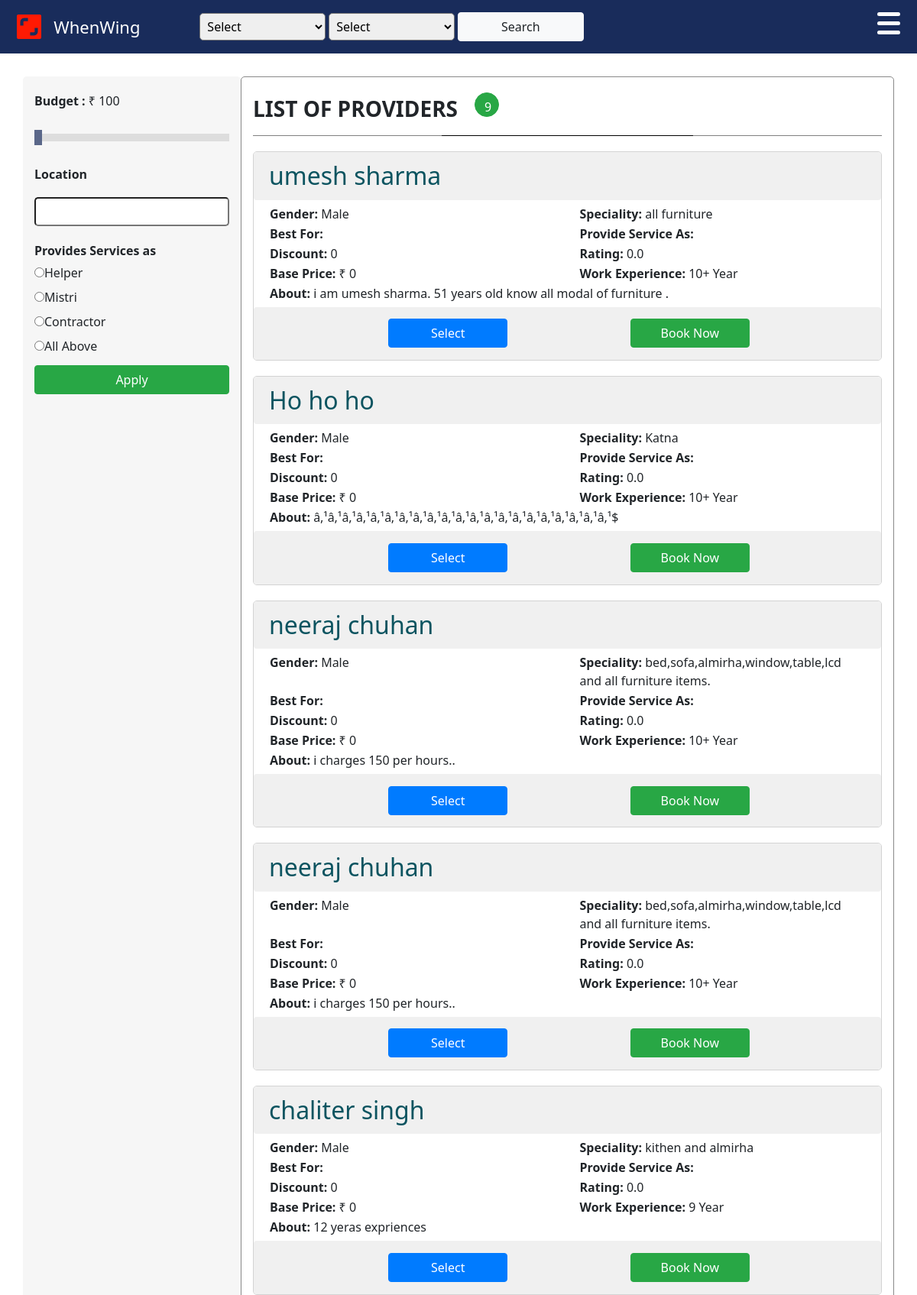
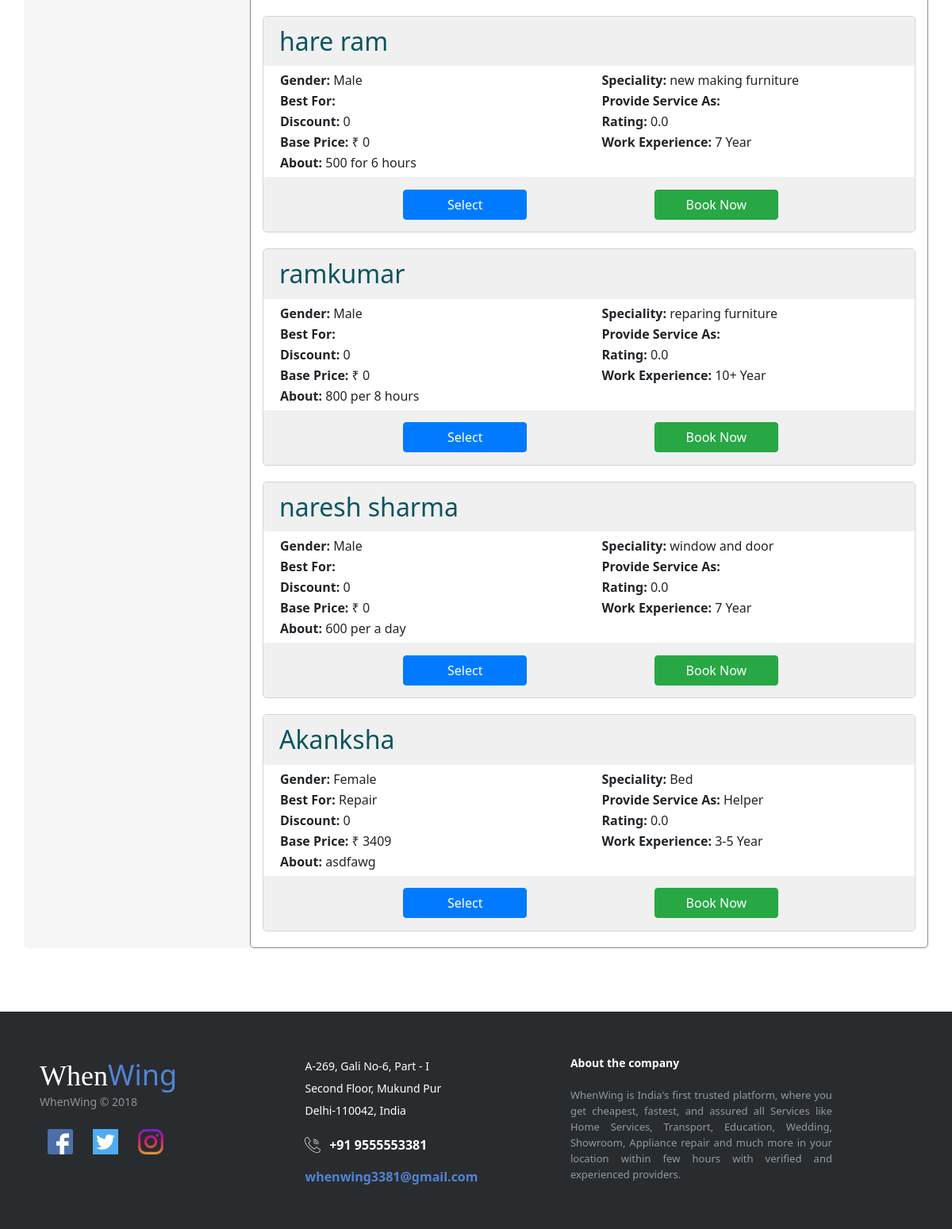
Page /services/home-services/carpenter/index.php on the committed database (2 pictures, top to bottom).
### tables this page shows
CREATE TABLE `ww_provider` (
  `prov_id` int(11) NOT NULL,
  `prov_name` varchar(50) NOT NULL,
  `prov_contact` varchar(15) NOT NULL,
  `email_id` varchar(30) NOT NULL,
  `pwd` varchar(256) NOT NULL,
  `prov_dob` datetime NOT NULL,
  `prov_gender` varchar(6) NOT NULL,
  `prov_addr` varchar(300) NOT NULL,
  `prov_pincode` varchar(6) NOT NULL,
  `prov_state` varchar(30) NOT NULL,
  `prov_field` varchar(100) NOT NULL,
  `prov_service` varchar(100) NOT NULL,
  `prov_spec_1` varchar(100) NOT NULL,
  `prov_spec_2` varchar(100) NOT NULL,
  `prov_spec_3` varchar(100) NOT NULL,
  `prov_spec_4` varchar(100) NOT NULL,
  `prov_workexp` varchar(20) NOT NULL,
  `prov_record` varchar(300) NOT NULL,
  `prov_about` text NOT NULL,
  `prov_price` int(11) NOT NULL,
  `discount` int(11) NOT NULL,
  `rating` float(5,1) NOT NULL,
  `prov_photo` varchar(255) NOT NULL,
  `prov_id_front` varchar(40) NOT NULL,
  `prov_id_bk` varchar(40) NOT NULL,
  `prov_hash` varchar(32) NOT NULL,
  `reg_date` datetime NOT NULL,
  `is_active` int(1) NOT NULL
);

### includes/connect.inc.php (called while the page is built, shortened)
<?php
class DB{
    private $conn;
    private $stmt;
    public function __construct() {
        $this->host = 'localhost';
        $this->user = 'root';
        $this->password = '';
	$this->dbName = 'whenwing';
        $pdo = "mysql:host=" . $this->host . ";dbname=" . $this->dbName;
        $options = array(
            PDO::ATTR_PERSISTENT => false,
            PDO::ATTR_ERRMODE => PDO::ERRMODE_EXCEPTION,
        );
        try {
            $this->conn = new PDO($pdo, $this->user, $this->password, $options);
        }
         catch (PDOException $e) {
            $this->error = $e->getMessage();
        }
    }
    public function query($query){
        $this->stmt = $this->conn->prepare($query);
    }
    public function bind($param, $value, $type = null){
        if (is_null($type)) {
            switch (true) {
                default:
                    $type = PDO::PARAM_STR;
            }
        }
        $this->stmt->bindValue($param, $value, $type);
    }
    public function execute(){
        return $this->stmt->execute();
    }
    public function resultset(){
        $this->execute();
        return $this->stmt->fetchAll(PDO::FETCH_ASSOC);
    }
    public function rowCount(){
        return $this->stmt->rowCount();
    }
    public function terminate(){
        $this->conn = null;
    }
}

### services/templates/get-data-2.php (the view, shortened to what this page needs)
<?php
	require $path['root'].'/includes/connect.inc.php';
	if(isset($_GET['search'])){
		$speciality = $_GET['speciality1'];
		$bestFor = $_GET['speciality2'];
		$db = new DB();
        $db->query("SELECT `prov_id`,`prov_name`, `prov_gender`, `prov_spec_1`, `prov_spec_2`,
		`prov_service_as`, `prov_workexp`, `base_price`, `prov_about`, `prov_photo`
		FROM `ww_provider` WHERE `prov_service`='$profession' and `prov_spec_1` like concat('%','$speciality','%')
		and `prov_spec_2` like concat('%','$bestFor','%') ; ");
        $db->bind(':profession', 'carpenter');
        $exeRes = $db->resultset();
		$count = $db->rowCount();
        $db->terminate();
	}
	else{
		$db = new DB();
        $db->query("SELECT `prov_id`, `prov_name`, `prov_gender`, `prov_spec_1`, `prov_spec_2`, `prov_spec_4`,
		`prov_workexp`, `prov_price`, `prov_about`, `prov_photo`, `discount`, `rating` FROM `ww_provider`
		WHERE `prov_service`='$profession' ; ");
        $db->bind(':profession', 'carpenter');
        $exeRes = $db->resultset();
		$count = $db->rowCount();
	}
?>
<h3><b>LIST OF PROVIDERS&nbsp;&nbsp;&nbsp;</b><button class="btn btn-success" style="width:32px;height:32px;border-radius:50%;margin-top:0px;"><?php echo $count;?></button></h3>
		<div class="outer">
		<div class="inner">
		</div>
		</div>
		<?php
			foreach ($exeRes as $exeResVal){?>
			<div class="col-lg-12" style="border:1px solid #d3d3d3;margin-top:20px;border-radius:5px;">
				<div class="row">
					<h2 class="alert alert-info" style="margin:0px;background:#f0f0f0;border:#fff;width:100%;">
						<?php echo $exeResVal['prov_name'];?>
					</h2>
				</div>
				<div style="padding:5px;">
				<div class="row">
					<div class="col-lg-6" style="border:1px solid #fff;">
						<b>Gender: </b><?php echo $exeResVal['prov_gender'];?>
					</div>
					<div class="col-lg-6" style="border:1px solid #fff;">
						<b>Speciality: </b><?php echo $exeResVal['prov_spec_1'];?>
					</div>
				</div>
				<div class="row">
					<div class="col-lg-6" style="border:1px solid #fff;">
						<b>Best For: </b><?php echo $exeResVal['prov_spec_2'];?>
					</div>
					<div class="col-lg-6" style="border:1px solid #fff;">
						<b>Provide Service As: </b><?php echo $exeResVal['prov_spec_4'];?>
					</div>
				</div>
				<div class="row">
					<div class="col-lg-6" style="border:1px solid #fff;">
						<b>Discount: </b><?php echo $exeResVal['discount'];?>
					</div>
					<div class="col-lg-6" style="border:1px solid #fff;">
						<b>Rating: </b><?php echo $exeResVal['rating'];?>
					</div>
				</div>
				<div class="row">
					<div class="col-lg-6" style="border:1px solid #fff;">
						<b>Base Price: </b> &#8377; <?php echo $exeResVal['prov_price'];?>
					</div>
					<div class="col-lg-6" style="border:1px solid #fff;">
						<b>Work Experience: </b><?php echo $exeResVal['prov_workexp'];?>
					</div>
				</div>
				<div class="row">
					<div class="col-lg-12" style="border:1px solid #fff;">
						<b>About: </b><?php echo $exeResVal['prov_about'];?>
					</div>
				</div>
				</div>
				<div class="row">
					<p class="alert alert-info" style="margin:0px;background:#f0f0f0;padding-top:0px;padding-bottom:0px;border:#fff;width:100%;">
							<a href="/resources/pages/add-order.php?prov_id=<?php echo $exeResVal['prov_id'];?>">
							<button class="btn btn-primary" style="min-width:10%;max-width:20%;margin-left:20%;">Select</button></a>
							<button class="btn btn-success" style="min-width:10%;max-width:20%;margin-left:20%;">Book Now</button>
					</p>
				</div>
			</div>
			<?php
			}
			?>
		</div>
	</div>
	</div>

### services/home-services/carpenter/index.php (shortened to what this page needs)
<?php $path = require $_SERVER['DOCUMENT_ROOT'] . '/config/config-path.php';?>
<!DOCTYPE html>
<html>
<head>
	<?php include $path['root'].'includes/style.inc.php';?>
	<link rel="stylesheet" href="/services/styles/css/stylesheet.css" />
<body>
<?php
	$profession = "Carpenter";
	?>
	<?php include $path['root'].'/services/templates/header-tmpl-2.php';?>
	<div style="width:100%;height:100px;"></div>
	<div class="container" style="border:0px solid #fff;margin:auto;width:100%;">
		<div class="row" style="border:0px solid #000;">
			<div class="col-sm-3 col-md-3 col-lg-3" style="border:0px solid #000;background:#f6f6f6;border-radius:5px;padding-top:20px;padding-bottom:20px;">
				<?php include $path['root'].'/services/templates/filter.php';?>
			</div>
			<div class="col-sm-9 col-md-9 col-lg-9" style="border:1px solid #898989;padding-top:20px;padding-bottom:20px;border-radius:5px;">
				<?php include $path['root'].'services/templates/get-data-2.php';?>
	<?php include $path['root'].'/resources/templates/footer-tmpl.php';?>
</body>
</html>

### includes/style.inc.php (shortened to what this page needs)
<link rel="stylesheet" href="/styles/css/owl.carousel.min.css">
<link rel="stylesheet" href="/styles/css/owl.theme.default.min.css">
<?php
echo '<link href="/styles/css/stylesheet.css" type="text/css" rel="stylesheet">';
echo '<link rel="stylesheet" href="https://maxcdn.bootstrapcdn.com/bootstrap/4.3.1/css/bootstrap.min.css">
';
echo '<link rel="stylesheet" href="https://use.fontawesome.com/releases/v5.1.1/css/all.css">';
?>

### services/templates/header-tmpl-2.php (shortened to what this page needs)
<header>
        <div class="logo-and-name">
            <a href="/">
                <img src="/images/icons/logo.png" class="site-logo">
                <span class="site-name">WhenWing</span>
            </a>
        </div>
		<form style="display:inline-block;width:70%;vertical-align:middle;">
            <select name="speciality1" id="speciality1" style="width:20%;padding:5px;border-radius:5px;vertical-align:middle;">
				<option value="">Select</option>
			</select>
			<select name="speciality2" id="speciality2"  style="width:20%;padding:5px;border-radius:5px;vertical-align:middle;"	>
				<option value="">Select</option>
			</select>
			<input type = "submit" value="Search" name="search" class="btn btn-light" style="width:20%;margin:0px;" >
		</form>
		<div id="dropdown">
			<div id="nav-icon4">
				<span></span>
				<span></span>
				<span></span>
			</div>
		</div>
</header>

### services/templates/filter.php (shortened to what this page needs)
<form>
			<label for="location"><b>Budget :</b> &#8377; </label>
			<span id="demo"></span>
			<br>
				<div class="slidecontainer">
						<input type="range" name="budget" min="100" max="10000" value="5" class="slider" id="myRange">
				</div>
				<label for="location"><b>Location</b></label>
				<input type="text" name="location"  style="width:100%; padding:5px;border-radius:5px;margin-top:10px;margin-bottom:20px; ">
				<label for="Provides Service as" id="prov-service-as-label" class="hidden" style="margin-bottom:5px;"><b>Provides Services as</b></label>
				<div id="wrapper" class="hidden"></div>
				<input type="submit" class="btn btn-success" name="apply" value="Apply" style="width:100%;">
</form>

### resources/templates/footer-tmpl.php
<footer class="footer-one">
<div class="footer-left">
	<h3>When<span>Wing</span></h3>
	<p class="footer-company-name">WhenWing &copy; 2018</p>
	<div class="footer-icons">
		<a href="https://www.facebook.com/Whenwing-287114158550912/"><i class="fb-icon"></i></a>
		<a href="https://twitter.com/Whenwing1"><i class="twitter-icon"></i></a>
		<a href="https://www.instagram.com/whenwing_com/"><i class="insta-icon"></i></a>
	</div>
</div>
<div class="footer-center">
	<div>
		<p><span>A-269, Gali No-6, Part - I <br>Second Floor, Mukund Pur <br>Delhi-110042, India</span></p>
	</div>
	<div class="cont-w">
		<i class="contact-icon"></i>
		<p>+91 9555553381</p>
	</div>
	<div>
		<p><a href="mailto:whenwing3381@gmail.com">whenwing3381@gmail.com</a></p>
	</div>
</div>
<div class="footer-right">
	<p class="footer-company-about">
		<span>About the company</span>
		WhenWing is India's first trusted platform, where you get cheapest, fastest, and assured all Services like Home Services, Transport, Education, Wedding, Showroom, Appliance repair and much more in your location within few hours with verified and experienced providers.
	</p>
</div>
</footer>

### styles/css/stylesheet.css (style rules this page uses)
* { margin: 0; padding: 0; font-family: Segoe, "Segoe UI", "DejaVu Sans", "Trebuchet MS", Verdana, sans-serif; list-style: none; text-decoration: none; box-sizing: border-box; }
body { background: #efefef; }
header { background: #192c5b; padding: 5%; position: fixed; top: 0; z-index: 200; width: 100%; }
.logo-and-name { display: inline-block; width: 90%; vertical-align: middle; margin-left: 10px; }
.site-name { color: #FFF; font-size: 22px; display: inline-block; vertical-align: middle; margin-left: 12px; }
.site-logo { display: inline-block; vertical-align: middle; }
.btn { display: block; padding: 4%; margin: 5% auto; width: 50%; background: #1a2c5b; color: #FFF; border: none; border-radius: 2px; text-align: center; cursor: pointer; }
.footer-one { background-color: #292c2f; box-shadow: 0 1px 1px 0 rgba(0, 0, 0, 0.12); box-sizing: border-box; width: 100%; text-align: left; font: bold 16px sans-serif; padding: 55px 50px; margin-top: 80px; }
.footer-one .footer-left, .footer-one .footer-center, .footer-one .footer-right { display: inline-block; vertical-align: top; }
.footer-one .footer-left { width: 30%; }
.footer-one h3 { color: #ffffff; font: normal 36px 'Cookie', cursive; margin: 0; }
.footer-one h3 span { color: #5383d3; }
.footer-one .footer-company-name { color: #8f9296; font-size: 14px; font-weight: normal; margin: 0; }
.footer-one .footer-center { width: 30%; }
.footer-one .footer-center p { display: inline-block; color: #ffffff; vertical-align: middle; margin: 0; }
.footer-one .footer-center p span { display: block; font-weight: normal; font-size: 14px; line-height: 2; }
.footer-one .footer-center p a { color: #5383d3; text-decoration: none; ; }
.footer-one .footer-right { width: 30%; }
.footer-one .footer-company-about { line-height: 20px; color: #92999f; font-size: 13px; font-weight: normal; margin: 0; text-align: justify; }
.footer-one .footer-company-about span { display: block; color: #ffffff; font-size: 14px; font-weight: bold; margin-bottom: 20px; }
.footer-one .footer-icons { margin-top: 25px; }
.footer-icons i { display: inline-block; width: 32px; height: 32px; padding: 5% 8%; }
.footer-icons .fb-icon { background: url("../../images/icons/fb-icon.png") no-repeat center; }
.footer-icons .twitter-icon { background: url("../../images/icons/twitter-icon.png") no-repeat center; }
.footer-icons .insta-icon { background: url("../../images/icons/insta-icon.png") no-repeat center; }
.cont-w { padding: 5% 0; }
.footer-center i { display: inline-block; width: 20px; height: 20px; background-size: cover; vertical-align: middle; margin-right: 2%; }
.contact-icon { background: url("../../images/icons/contact-icon.png") no-repeat center; }
@media (min-width: 990px) { header { padding: 16px 1%; z-index: 500; } }
@media (min-width: 990px) { .logo-and-name { width: 20%; } }
@media (min-width: 990px) { .btn { padding: 2%; margin: 2% auto; width: 40%; } }
.slidecontainer { width: 100%; padding-top:15px; padding-bottom:25px; }
.slider { -webkit-appearance: none; width: 100%; height: 10px; background: #d3d3d3; outline: none; opacity: 0.7; -webkit-transition: .2s; transition: opacity .2s; }
.outer { width: 100%; height: 1px; margin: auto; position: relative; overflow: hidden; background:grey; }
.inner { position: absolute; width:40%; height: 100%; background: #000; left: 30%; box-shadow: 0px 0px 30px 20px grey; }

### rows in the picture
ww_provider: prov_name "umesh sharma", prov_gender "Male", prov_spec_1 "all furniture", discount "0", rating "0.0", prov_price "0", prov_workexp "10+ Year", prov_about "i am umesh sharma. 51 years old know all modal of furniture ."
ww_provider: prov_name "Ho ho ho", prov_gender "Male", prov_spec_1 "Katna", discount "0", rating "0.0", prov_price "0", prov_workexp "10+ Year", prov_about "â‚¹â‚¹â‚¹â‚¹â‚¹â‚¹â‚¹â‚¹â‚¹â‚¹â‚¹â‚¹â‚¹â‚¹â‚¹â‚¹â‚¹â‚¹â‚¹â‚¹â‚¹$"
ww_provider: prov_name "neeraj chuhan", prov_gender "Male", prov_spec_1 "bed,sofa,almirha,window,table,lcd and all furniture items.", discount "0", rating "0.0", prov_price "0", prov_workexp "10+ Year", prov_about "i charges 150 per hours.."
ww_provider: prov_name "neeraj chuhan", prov_gender "Male", prov_spec_1 "bed,sofa,almirha,window,table,lcd and all furniture items.", discount "0", rating "0.0", prov_price "0", prov_workexp "10+ Year", prov_about "i charges 150 per hours.."
ww_provider: prov_name "chaliter singh", prov_gender "Male", prov_spec_1 "kithen and almirha", discount "0", rating "0.0", prov_price "0", prov_workexp "9 Year", prov_about "12 yeras expriences"
ww_provider: prov_name "hare ram", prov_gender "Male", prov_spec_1 "new making furniture", discount "0", rating "0.0", prov_price "0", prov_workexp "7 Year", prov_about "500 for 6 hours"
ww_provider: prov_name "ramkumar", prov_gender "Male", prov_spec_1 "reparing furniture", discount "0", rating "0.0", prov_price "0", prov_workexp "10+ Year", prov_about "800 per 8 hours"
ww_provider: prov_name "naresh sharma", prov_gender "Male", prov_spec_1 "window and door", discount "0", rating "0.0", prov_price "0", prov_workexp "7 Year", prov_about "600 per a day"
ww_provider: prov_name "Akanksha", prov_gender "Female", prov_spec_1 "Bed", prov_spec_2 "Repair", prov_spec_4 "Helper", discount "0", rating "0.0", prov_price "3409", prov_workexp "3-5 Year", prov_about "asdfawg"

### other values in the picture
$count "9"
